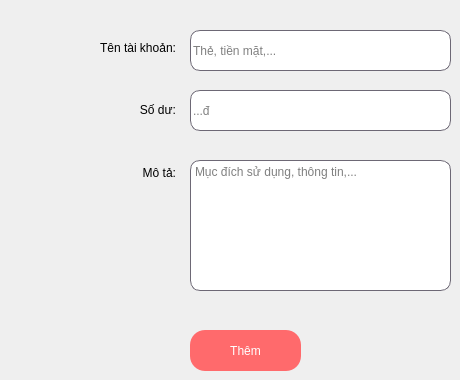
       <widget class="QWidget" name="tab_6">
        <attribute name="title">
         <string>Thường Xuyên</string>
        </attribute>
        <widget class="QPushButton" name="btn_page4_ThemTK_TX">
         <property name="geometry">
          <rect>
           <x>190</x>
           <y>330</y>
           <width>111</width>
           <height>41</height>
          </rect>
         </property>
         <property name="styleSheet">
          <string notr="true">border-radius: 15px;
color: rgb(255, 255, 255);
background-color: rgb(255, 106, 108);
font: 75 15pt &quot;MS Shell Dlg 2&quot;;</string>
         </property>
         <property name="text">
          <string>Thêm</string>
         </property>
        </widget>
        <widget class="QTextEdit" name="textEdit_p4_MoTa_TX">
         <property name="geometry">
          <rect>
           <x>190</x>
           <y>160</y>
           <width>261</width>
           <height>131</height>
          </rect>
         </property>
         <property name="styleSheet">
          <string notr="true">background-color: rgb(255, 255, 255);
font: 13pt &quot;Segoe UI&quot;;

border-radius: 10px;
border: 1px solid #6d6875;</string>
         </property>
         <property name="placeholderText">
          <string>Mục đích sử dụng, thông tin,...</string>
         </property>
        </widget>
        <widget class="QLineEdit" name="lineEdit_p4_TenTaiKhoan_TX">
         <property name="geometry">
          <rect>
           <x>190</x>
           <y>30</y>
           <width>261</width>
           <height>41</height>
          </rect>
         </property>
         <property name="styleSheet">
          <string notr="true">font: 16pt &quot;Segoe UI&quot;;
background-color: rgb(255, 255, 255);

border-radius: 10px;
border: 1px solid #6d6875;</string>
         </property>
         <property name="placeholderText">
          <string>Thẻ, tiền mặt,...</string>
         </property>
        </widget>
        <widget class="QWidget" name="layoutWidget">
         <property name="geometry">
          <rect>
           <x>60</x>
           <y>20</y>
           <width>116</width>
           <height>181</height>
          </rect>
         </property>
         <layout class="QVBoxLayout" name="verticalLayout">
          <item>
           <widget class="QLabel" name="label_p4_TenTaiKhoan_TX">
            <property name="styleSheet">
             <string notr="true">font: 75 15pt &quot;Segoe UI&quot;;</string>
            </property>
            <property name="text">
             <string>&lt;html&gt;&lt;head/&gt;&lt;body&gt;&lt;p align=&quot;right&quot;&gt;Tên tài khoản:&lt;/p&gt;&lt;/body&gt;&lt;/html&gt;</string>
            </property>
           </widget>
          </item>
          <item>
           <widget class="QLabel" name="label_p4_SoDu_TX">
            <property name="styleSheet">
             <string notr="true">font: 75 15pt &quot;Segoe UI&quot;;</string>
            </property>
            <property name="text">
             <string>&lt;html&gt;&lt;head/&gt;&lt;body&gt;&lt;p align=&quot;right&quot;&gt;Số dư:&lt;/p&gt;&lt;/body&gt;&lt;/html&gt;</string>
            </property>
           </widget>
          </item>
          <item>
           <widget class="QLabel" name="label_p4_MoTa_TX">
            <property name="styleSheet">
             <string notr="true">font: 75 15pt &quot;Segoe UI&quot;;</string>
            </property>
            <property name="text">
             <string>&lt;html&gt;&lt;head/&gt;&lt;body&gt;&lt;p align=&quot;right&quot;&gt;Mô tả:&lt;/p&gt;&lt;/body&gt;&lt;/html&gt;</string>
            </property>
           </widget>
          </item>
         </layout>
        </widget>
        <widget class="QLineEdit" name="lineEdit_p4_SoDu_TX">
         <property name="enabled">
          <bool>true</bool>
         </property>
         <property name="geometry">
          <rect>
           <x>190</x>
           <y>90</y>
           <width>261</width>
           <height>41</height>
          </rect>
         </property>
         <property name="styleSheet">
          <string notr="true">font: 16pt &quot;Segoe UI&quot;;
background-color: rgb(255, 255, 255);

border-radius: 10px;
border: 1px solid #6d6875;</string>
         </property>
         <property name="placeholderText">
          <string>...đ</string>
         </property>
         <property name="clearButtonEnabled">
          <bool>false</bool>
         </property>
        </widget>
       </widget>
